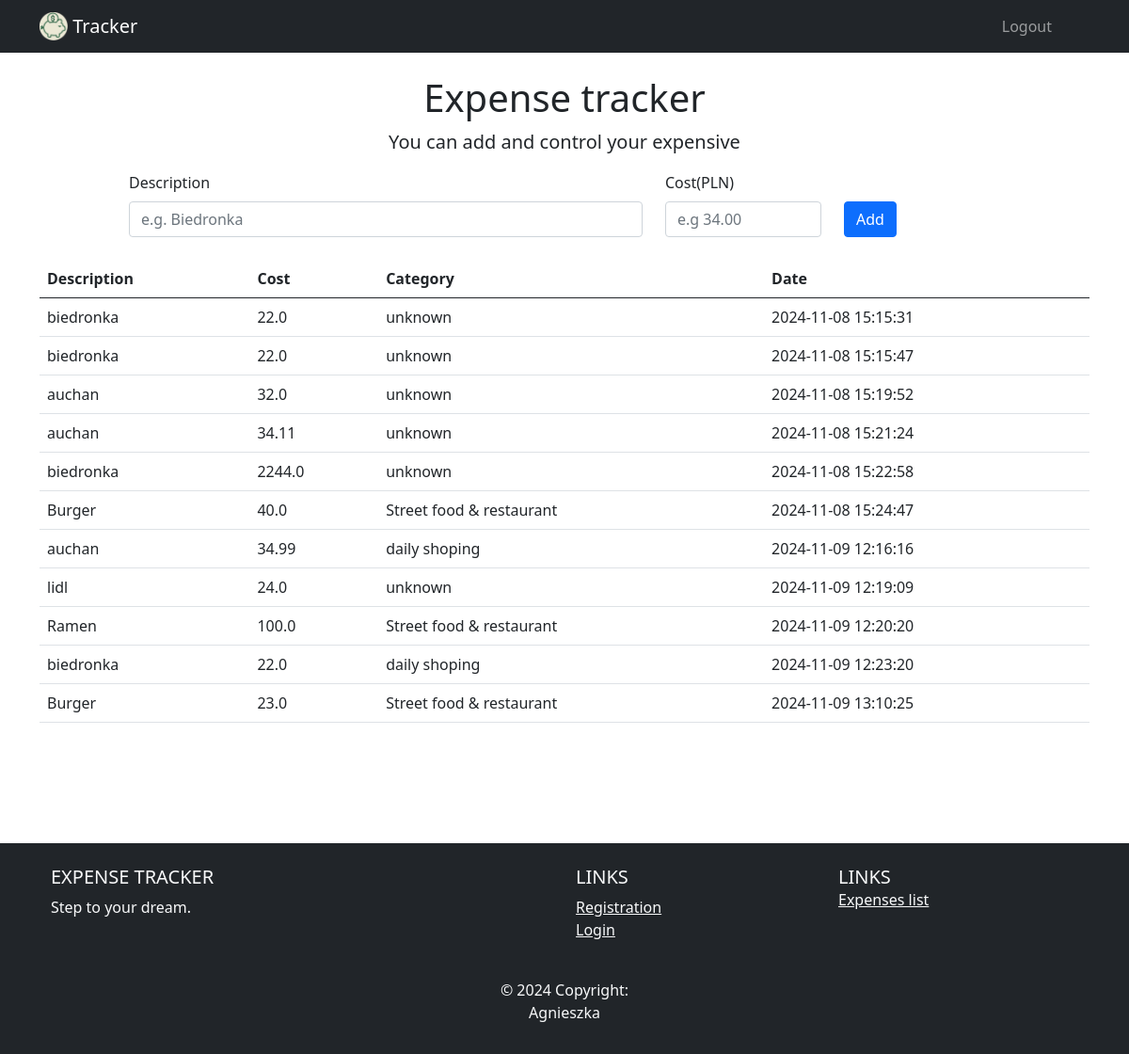
The app's page /expenses/ (signed in) with its own data.
### tables this page shows
CREATE TABLE Expenses (
          expense_id INTEGER PRIMARY KEY AUTOINCREMENT,
          user_id INTEGER not null,
          cost REAL not null,
          description text not null,
          category text not null,
          exp_date TIMESTAMP DEFAULT CURRENT_TIMESTAMP);

### app.py (the view)
@app.route("/expenses/", methods=['GET', 'POST'])
def expenses():
    if session.get('user_email') is not None:
        print("step1")
        user_mail = session.get('user_email')
        user_expenses = data_connection.see_user_expenses(user_mail)
        print(user_mail)
        if request.method == "POST":
            exp_description = request.form.get("description")
            exp_cost = request.form.get("cost")
            data_connection.add_expense(user_mail, exp_cost, exp_description)
            return redirect("/expenses")
        else:
            return render_template("expense_list.html", login=True, expenses_list=user_expenses)
    else:
        return redirect("/")

### sql_connection_register.py (called while the page is built)
def database_exist():
    dir_path = Path.cwd() / Path("database")
    file_path = Path.cwd() / Path("database", "data.db")
    print(file_path)
    if not Path.exists(dir_path):
        Path.mkdir("database")
        create_database_users(file_path)
        create_database_expenses(file_path)
        create_database_expense_category(file_path)
        print("database was created")
        return file_path
    elif not Path.exists(file_path):
        create_database_users(file_path)
        create_database_expenses(file_path)
        print("database was created")
        return file_path
    else:
        print("database exist")
        return file_path

def find_user_id(user_mail):
    file_path = database_exist()
    with open(file_path, "r"):
        con = sqlite3.connect(file_path)
        cursor = con.cursor()
        statement = """
        SELECT user_id
        FROM Users
        WHERE mail = ?;
        """
        cursor.execute(statement, (user_mail,))
        selected_user_id = cursor.fetchone()
        return selected_user_id[0]

def see_user_expenses(user_mail):
    user_id = find_user_id(user_mail)
    file_path = database_exist()
    with open(file_path, "r+"):
        con = sqlite3.connect(file_path)
        cursor = con.cursor()
        statement = """
        SELECT description, cost, category, exp_date
        FROM Expenses
        WHERE user_id = ?
        """
        cursor.execute(statement, (user_id,))
        user_expenses = cursor.fetchall()
        print(user_expenses)
        con.commit()
        cursor.close()
        con.close()
        return user_expenses

### templates/expense_list.html (shortened to what this page needs)
{% extends "base.html" %}
{% block main %}
<main>
    <div class="container main_content">
        <div class="row mt-4">
            <div class="col-12">
                <h1 class="text-center">Expense tracker</h1>
                <p class="text-center lead">You can add and control your expensive</p>
            </div>
        </div>
        <form method="POST" action="/expenses/">
            <div class="row d-flex justify-content-center">
                <div class="col-6">
                    <label for="description" class="form-label">Description</label>
                    <input type="text" class="form-control" id="description" name="description"
                           placeholder="e.g. Biedronka">
                </div>
                <div class="col-2">
                    <label for="cost" class="form-label">Cost(PLN)</label>
                    <input type="number" class="form-control" id="cost" name="cost" placeholder="e.g 34.00" step="0.01">
                </div>
                <div class="col-2 align-self-end">
                    <button type="submit" class="btn btn-primary">Add</button>
                </div>
            </div>
            <div class="row mt-4">
                <div class="col-12">
                    <table class="table">
                        <thead>
                        <tr>
                            <th scope="col">Description</th>
                            <th scope="col">Cost</th>
                            <th scope="col">Category</th>
                            <th scope="col">Date</th>
                        </tr>
                        </thead>
                        <tbody>
                        {% for expense in expenses_list %}
                        <tr>
                            {% for iteam in expense %}
                            <td>{{iteam}}</td>
                            {% endfor %}
                        </tr>
                        {% endfor %}
                        </tbody>
                    </table>
                </div>
            </div>
        </form>
    </div>
</main>
{% endblock %}

### templates/base.html (shortened to what this page needs)
<!DOCTYPE html>
<html lang="en">
<head>
    <link href="https://cdn.jsdelivr.net/npm/bootstrap@5.0.2/dist/css/bootstrap.min.css" rel="stylesheet"
>
    <link href="/static/main.css" rel="stylesheet">
</head>
<body>
{% if login == True %}
<header>
    <nav class="navbar navbar-expand-lg navbar-dark bg-dark">
        <div class="container">
            <a class="navbar-brand" href="#">
                <img src="/static/logo_wb_big.png" width="30" height="30" class="d-inline-block align-top" alt="">
                Tracker
            </a>
            <div class="collapse navbar-collapse d-flex flex-row-reverse bd-highlight" id="navbarNav">
                <ul class="navbar-nav">
                    <li class="nav-item active">
                        <a class="nav-link p-2 bd-highlight" href="/logout">Logout</a>
                    </li>
                </ul>
            </div>
    </nav>
</header>
{% endif %}
{% block main %} {% endblock %}
<footer class="bg-dark">
    <div class="container p-4">
        <div class="row">
            <div class="col-lg-6 col-md-12 mb-4 mb-md-0">
                <h5 class="text-uppercase text-light">Expense tracker</h5>
                <p class="text-light">
                    Step to your dream.
                </p>
            </div>
            <div class="col-lg-3 col-md-6 mb-4 mb-md-0">
                <h5 class="text-uppercase text-light">Links</h5>
                <ul class="list-unstyled mb-0 nav-item active">
                    <li>
                        <a href="/register/" class="link-light">Registration</a>
                    </li>
                    <li>
                        <a href="/login/" class="link-light">Login</a>
                    </li>
                </ul>
            </div>
            <div class="col-lg-3 col-md-6 mb-4 mb-md-0">
                <h5 class="text-uppercase mb-0 text-light">Links</h5>
                <ul class="list-unstyled">
                    <li>
                        <a href="/expenses/" class="link-light">Expenses list</a>
                    </li>
                </ul>
            </div>
        </div>
    </div>
    <div class="text-center p-3 text-light">
        © 2024 Copyright:
        <p>Agnieszka</p>
    </div>
</footer>
</body>
</html>

### static/main.css (style rules this page uses)
.main_content { min-height:800px; }

### records on screen
Expenses: description "biedronka", cost "22.0", category "unknown", exp_date "2024-11-08 15:15:31"
Expenses: description "biedronka", cost "22.0", category "unknown", exp_date "2024-11-08 15:15:47"
Expenses: description "auchan", cost "32.0", category "unknown", exp_date "2024-11-08 15:19:52"
Expenses: description "auchan", cost "34.11", category "unknown", exp_date "2024-11-08 15:21:24"
Expenses: description "biedronka", cost "2244.0", category "unknown", exp_date "2024-11-08 15:22:58"
Expenses: description "Burger", cost "40.0", category "Street food & restaurant", exp_date "2024-11-08 15:24:47"
Expenses: description "auchan", cost "34.99", category "daily shoping", exp_date "2024-11-09 12:16:16"
Expenses: description "lidl", cost "24.0", category "unknown", exp_date "2024-11-09 12:19:09"
Expenses: description "Ramen", cost "100.0", category "Street food & restaurant", exp_date "2024-11-09 12:20:20"
Expenses: description "biedronka", cost "22.0", category "daily shoping", exp_date "2024-11-09 12:23:20"
Expenses: description "Burger", cost "23.0", category "Street food & restaurant", exp_date "2024-11-09 13:10:25"
